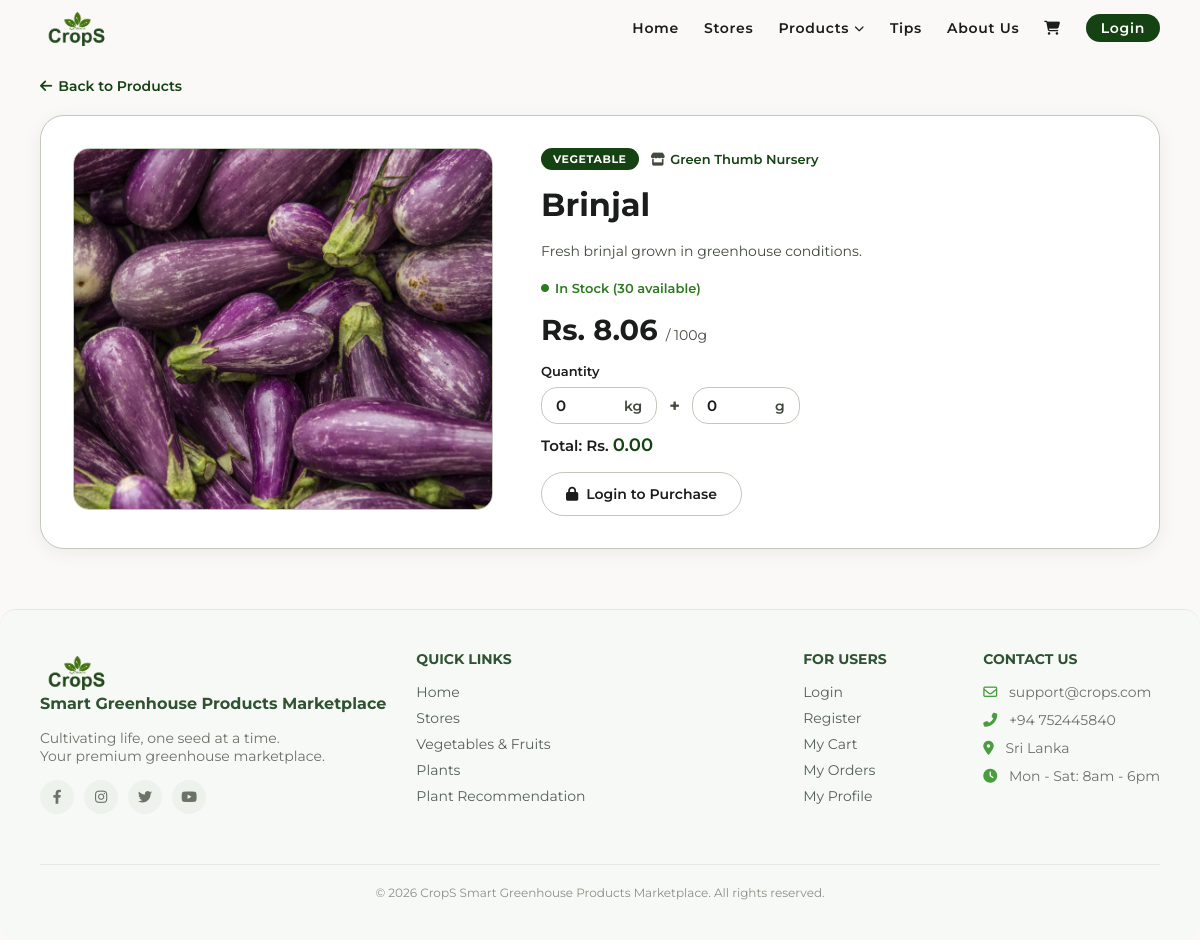
Page /products.php?id=10 on the committed database.
### tables this page shows
CREATE TABLE `products` (
  `id` int(11) NOT NULL,
  `store_id` int(11) NOT NULL,
  `name` varchar(100) NOT NULL,
  `description` text DEFAULT NULL,
  `price` decimal(10,2) NOT NULL,
  `category` enum('vegetable','fruit','plant') NOT NULL,
  `quantity` int(11) NOT NULL DEFAULT 0,
  `image` varchar(255) DEFAULT NULL,
  `created_at` timestamp NOT NULL DEFAULT current_timestamp()
);

CREATE TABLE `stores` (
  `id` int(11) NOT NULL,
  `owner_id` int(11) NOT NULL,
  `store_name` varchar(100) NOT NULL,
  `description` text DEFAULT NULL,
  `city` varchar(50) NOT NULL,
  `image` varchar(255) DEFAULT NULL,
  `created_at` timestamp NOT NULL DEFAULT current_timestamp()
);

### products.php (the view, shortened to what this page needs)
<?php
include 'includes/header.php';
include 'includes/dbConnection.php';
$product_id = isset($_GET['id']) ? (int)$_GET['id'] : 0;
?>
<?php
$stmtProduct = $pdo->prepare("
    SELECT products.*, stores.store_name, stores.id AS store_id
    FROM products
    JOIN stores ON products.store_id = stores.id
    WHERE products.id = :id
");
$stmtProduct->execute(['id' => $product_id]);
$product = $stmtProduct->fetch();
if ($product['quantity'] <= 0) {
    $stockLabel = 'Out of Stock';
    $stockClass = 'out-stock';
} elseif ($product['quantity'] <= 10) {
    $stockLabel = 'Low Stock';
    $stockClass = 'low-stock';
} else {
    $stockLabel = 'In Stock';
    $stockClass = 'in-stock';
}
?>
<div class="main-wrapper">
    <a href="products.php" class="back-link">
        <i class="fas fa-arrow-left"></i> Back to Products
    </a>
    <div class="product-detail-layout">
        <div class="product-detail-img">
    <?php if (!empty($product['image'])): ?>
        <img src="static/images/Products/<?php echo htmlspecialchars($product['image']); ?>"
             alt="<?php echo htmlspecialchars($product['name']); ?>">
    <?php else: ?>
        <img src="static/images/image3.jpg" alt="Product">
    <?php endif; ?>
</div>
        <div class="product-detail-info">
            <div class="product-detail-meta">
                <span class="product-detail-tag">
                    <?php echo strtoupper($product['category']); ?>
                </span>
                <span class="product-detail-store">
                    <i class="fas fa-store"></i>
                    <a href="stores.php?id=<?php echo $product['store_id']; ?>">
                        <?php echo htmlspecialchars($product['store_name']); ?>
                    </a>
                </span>
            </div>
            <h1 class="product-detail-name">
                <?php echo htmlspecialchars($product['name']); ?>
            </h1>
            <?php if (!empty($product['description'])): ?>
                <p class="product-detail-desc">
                    <?php echo nl2br(htmlspecialchars($product['description'])); ?>
                </p>
            <?php endif; ?>
            <span class="product-detail-stock <?php echo $stockClass; ?>">
                <i class="fas fa-circle"></i>
                <?php echo $stockLabel; ?> (<?php echo $product['quantity']; ?> available)
            </span>
<p class="product-detail-price">
    Rs. <?php echo number_format($product['price'] / 10, 2); ?>
    <span>/ 100g</span>
</p>
<div class="quantity-selector">
    <p class="qty-label">Quantity</p>
    <div class="qty-inputs-row">
        <div class="qty-input-wrap">
            <input type="number" id="qtyKg" min="0" value="0" placeholder="0" onchange="calcTotal()">
            <span class="qty-unit-label">kg</span>
        </div>
        <span class="qty-plus">+</span>
        <div class="qty-input-wrap">
            <input type="number" id="qtyG" min="0" value="0" placeholder="0" onchange="calcTotal()">
            <span class="qty-unit-label">g</span>
        </div>
    </div>
    <p class="total-price-label">Total: Rs. <span id="totalPrice">0.00</span></p>
</div>
<?php if ($product['quantity'] > 0): ?>
    <div class="product-detail-btns">
        <?php if (isset($_SESSION['user_id']) && $_SESSION['role'] === 'customer'): ?>
            <a href="cart.php?add=<?php echo $product['id']; ?>&qty=1"
               id="addToCartBtn"
               class="btn btn-outline add-to-cart-btn">
                <i class="fas fa-shopping-cart"></i> Add to Cart
            </a>
            <a href="checkout.php?product=<?php echo $product['id']; ?>&qty=1"
               id="buyNowBtn"
               class="btn btn-primary buy-now-btn">
                <i class="fas fa-bolt"></i> Buy Now
            </a>
        <?php else: ?>
            <a href="login.php" class="btn btn-outline add-to-cart-btn">
                <i class="fas fa-lock"></i> Login to Purchase
            </a>
        <?php endif; ?>
    </div>
<?php else: ?>
    <div class="out-of-stock-msg">
        <i class="fas fa-times-circle"></i> This product is currently out of stock.
    </div>
<?php endif; ?>
        </div>
    </div>
</div>
<?php include 'includes/footer.php'; ?>

### static/style.css (style rules this page uses)
:root { --primary: #154212; --on-primary: #ffffff; --secondary-container: acf284; --surface: #fbf9f8; --bg-white: #ffffff; --on-surface: #1b1c1c; --on-surface-variant: #42493e; --outline-variant: #c2c9bb; --footer-bg: #4a4a4a; --font-family: 'Montserrat', sans-serif; --radius-xl: 24px; --radius-lg: 16px; --radius-full: 9999px; --container-padding: 40px; --stack-md: 24px; --gutter: 16px; }
* { margin: 0; padding: 0; box-sizing: border-box; font-family: var(--font-family); }
body { background-color: var(--surface); color: var(--on-surface); padding: 0; }
a { text-decoration: none; color: inherit; }
.main-wrapper { padding: 10px var(--container-padding) 20px var(--container-padding); }
.btn { padding: 10px 25px; border-radius: var(--radius-full); font-weight: 600; cursor: pointer; font-size: 14px; border: none; }
.btn-outline { background-color: transparent; border: 1px solid var(--outline-variant); color: var(--on-surface); }

### products.php (style rules this page uses)
.back-link { display: inline-flex; align-items: center; gap: 6px; font-size: 14px; font-weight: 600; color: var(--primary); margin-bottom: 20px; }
.product-detail-layout { display: flex; gap: 48px; align-items: flex-start; background: #fff; border-radius: var(--radius-xl); padding: 32px; box-shadow: 0 4px 20px rgba(0,0,0,0.06); border: 1px solid var(--outline-variant); margin-bottom: 40px; }
.product-detail-img { flex: 0 0 420px; max-width: 420px; border-radius: var(--radius-lg); overflow: hidden; border: 1px solid var(--outline-variant); }
.product-detail-img img { width: 100%; height: 360px; object-fit: cover; display: block; }
.product-detail-info { flex: 1; display: flex; flex-direction: column; gap: 16px; }
.product-detail-meta { display: flex; align-items: center; gap: 12px; flex-wrap: wrap; }
.product-detail-tag { background: var(--primary); color: #fff; font-size: 11px; font-weight: 700; padding: 4px 12px; border-radius: var(--radius-full); letter-spacing: 0.05em; }
.product-detail-store { font-size: 13px; color: var(--on-surface-variant); display: flex; align-items: center; gap: 5px; }
.product-detail-store a { color: var(--primary); font-weight: 600; }
.product-detail-name { font-size: 2rem; font-weight: 700; color: var(--on-surface); line-height: 1.2; }
.product-detail-price { font-size: 1.8rem; font-weight: 700; color: var(--on-surface); }
.product-detail-price span { font-size: 14px; font-weight: 400; color: var(--on-surface-variant); }
.product-detail-desc { font-size: 14px; color: var(--on-surface-variant); line-height: 1.7; }
.product-detail-stock { font-size: 13px; font-weight: 600; display: flex; align-items: center; gap: 6px; }
.product-detail-stock i { font-size: 8px; }
.product-detail-stock.in-stock { color: #2d7a1f; }
.qty-label { font-size: 13px; font-weight: 600; color: var(--on-surface); margin-bottom: 8px; }
.qty-inputs-row { display: flex; align-items: center; gap: 12px; flex-wrap: wrap; margin-bottom: 10px; }
.qty-input-wrap { display: flex; align-items: center; gap: 8px; border: 1px solid var(--outline-variant); border-radius: var(--radius-lg); padding: 8px 14px; background: #fff; }
.qty-input-wrap input { border: none; outline: none; width: 60px; font-size: 15px; font-weight: 600; font-family: var(--font-family); color: var(--on-surface); }
.qty-unit-label { font-size: 14px; font-weight: 600; color: var(--on-surface-variant); }
.qty-plus { font-size: 18px; font-weight: 700; color: var(--on-surface-variant); }
.total-price-label { font-size: 15px; font-weight: 600; color: var(--on-surface); margin-top: 8px; }
.total-price-label span { color: var(--primary); font-size: 18px; }
.product-detail-btns { display: flex; gap: 12px; flex-wrap: wrap; }
.add-to-cart-btn { padding: 12px 24px; font-size: 14px; display: flex; align-items: center; gap: 8px; border: 1px solid var(--outline-variant); }

### rows in the picture
products: image (picture), category "VEGETABLE", store.store_name "Green Thumb Nursery", name "Brinjal", description "Fresh brinjal grown in greenhouse conditions.", quantity "In Stock", quantity "30", $product['price']/10 "8.06"
